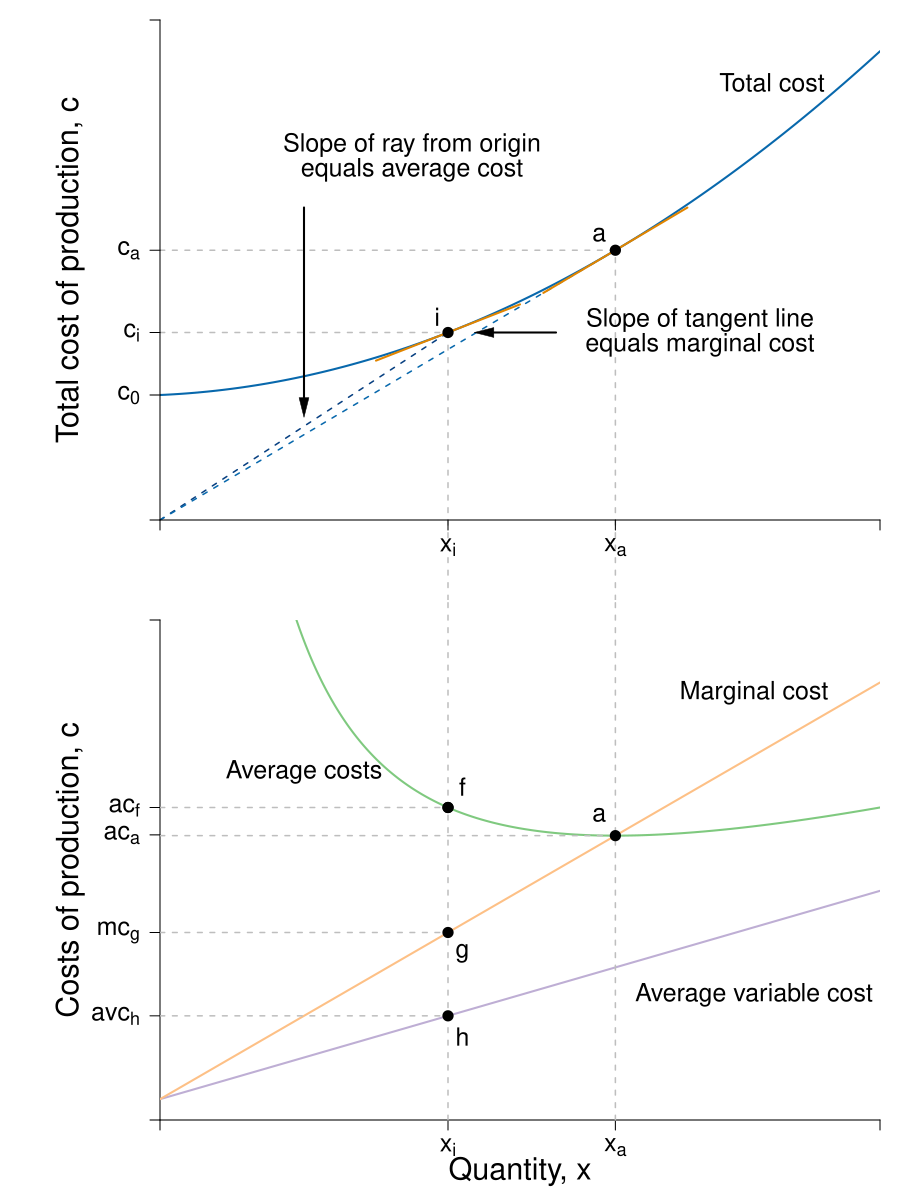

Here is the R script that generated this plot:
#Graph Designer: Scott Cohn
#Authors: Bowles and Halliday
#Title: Microeconomics: Competition, Conflict and Coordination

require(shape)
pdf(file = "firmmarketsupply/tc_ac_mc_stacked.pdf", width = 9, height = 12)

#Set parameters for graphics
axislabelsize <- 1.8
labelsize <- 1.5
namesize <- 1.8
annotatesize <- 1.5
graphlinewidth <- 2
segmentlinewidth <- 1.5

COL <- c("#7fc97f", "#beaed4", "#fdc086", "#ffff99", "#386cb0", "#f0027f", "#bf5b17", "#666666")
COLA <- c("#99d8c9","#66c2a4","#41ae76", "#238b45", "#005824")
COLB <- c("#4eb3d3", "#2b8cbe", "#0868ac","#084081")

#Edited the margins to cater for the larger LHS labels
par(mar =  c(4, 8, 1, 1), mfrow = c(2, 1))


totalcost <- function(x, c0 = 10, c1 = 2, c2 = 0.5){
  c0 + c1*x + c2*x^2
}

avgcost <- function(x, c0 = 10, c1 = 2, c2 = 0.5){
  totalcost/x
}

avgvarcost <- function(x,  c1 = 0.05, c2 = 0.05){
  (c1*x + c2*x^2)/x
}

marginalcost <- function(x, c1 = 2, c2 = 0.5){
  c1 + 2*c2*x
}

mcline <- function(x, constant = 0.3181472, slope = 0.125){
  constant + slope*x
}

isocost <- function(l, c = 10, w = 1, r = 1) {
  c - (w/r)*l
}


isoquant <- function(l, alpha = 0.5, x = 5) {
  (x / l^alpha)^(1/(1 - alpha))
}

# total cost --------------------------------------------------------------


xlims <- c(0, 10)
ylims <- c(0, 8)

npts <- 501 
x <- seq(xlims[1], xlims[2], length.out = npts)
y <- seq(ylims[1], ylims[2], length.out = npts) 
a <- c(13, 16.75, 19.25)

plot(0, 0, xlim = xlims, ylim = ylims, type = "n",
     xlab = expression(paste("")),
     ylab = expression(paste("")), 
     xaxt = "n", 
     yaxt = "n", 
     cex.lab = axislabelsize, 
     bty = "n",
     xaxs = "i", 
     yaxs = "i")

ticksy <- c(0, 2, totalcost(x = 4, c0 = 2, c1 = 0.05, c2 = 0.05), totalcost(x = 6.32456, c0 = 2, c1 = 0.05, c2 = 0.05), ylims[2])
ylabels <- c(NA, expression(paste(c[0])), expression(paste(c[i])), expression(paste(c[a])), NA)
ticksx <- c(0, 4, 6.32456, xlims[2])
xlabels <- c(NA, expression(paste(x[i])), expression(paste(x[a])), NA)

npts <- 500 
xx1 <- seq(xlims[1], xlims[2], length.out = npts)
xx3 <- seq(2.5, 5.5, length.out = npts)
xx4 <- seq(4.82456, 7.82456, length.out = npts)


lines(xx1, totalcost(xx1, c0 = 2, c1 = 0.05, c2 = 0.05), col = COLB[3], lwd = graphlinewidth)
lines(xx3, mcline(xx3, constant = totalcost(x = 4, c0 = 2, c1 = 0.05, c2 = 0.05) - 4*marginalcost(x = 4, c1 = 0.05, c2 = 0.05), slope = marginalcost(x = 4, c1 = 0.05, c2 = 0.05)), 
      col = "grey22", lty = 2, lwd = graphlinewidth)
lines(xx4, mcline(xx4, constant = totalcost(x = 6.32456, c0 = 2, c1 = 0.05, c2 = 0.05) - 6.32456*marginalcost(x = 6.32456, c1 = 0.05, c2 = 0.05), slope = marginalcost(x = 6.32456, c1 = 0.05, c2 = 0.05)), 
      col = "grey22", lty = 2, lwd = graphlinewidth)


#Label the axes
#mtext(expression(paste("Quantity of output, ", x)), side = 1, line = 2.5, cex = axislabelsize)
text(-1.25, 0.5*ylims[2], expression(paste("Total cost of production, ", c)), xpd = TRUE, cex = axislabelsize, srt = 90) 

#Draw segments for average cost
segments(0, totalcost(x = 4, c0 = 2, c1 = 0.05, c2 = 0.05), 4, totalcost(x = 4, c0 = 2, c1 = 0.05, c2 = 0.05), lty = 2, col = "gray" , lwd = segmentlinewidth)
segments(4, -20, 4, totalcost(x = 4, c0 = 2, c1 = 0.05, c2 = 0.05), lty = 2, col = "gray" , lwd = segmentlinewidth, xpd = TRUE)

segments(0, totalcost(x = 6.32456, c0 = 2, c1 = 0.05, c2 = 0.05), 6.32456, totalcost(x = 6.32456, c0 = 2, c1 = 0.05, c2 = 0.05), lty = 2, col = "gray" , lwd = segmentlinewidth)
segments(6.32456, -20, 6.32456, totalcost(x = 6.32456, c0 = 2, c1 = 0.05, c2 = 0.05), lty = 2, col = "gray" , lwd = segmentlinewidth, xpd = TRUE)

segments(0, 0, 4, totalcost(x = 4, c0 = 2, c1 = 0.05, c2 = 0.05), lty = 2, col = COLB[4] , lwd = segmentlinewidth)
segments(0, 0, 6.32456, totalcost(x = 6.32456, c0 = 2, c1 = 0.05, c2 = 0.05), lty = 2, col = COLB[3] , lwd = segmentlinewidth)

points(4, totalcost(x = 4, c0 = 2, c1 = 0.05, c2 = 0.05), pch = 16, col = "black", cex = 1.5)
text(3.85, totalcost(x = 4, c0 = 2, c1 = 0.05, c2 = 0.05) + 0.25, expression("i"), cex = annotatesize)

points(6.32456, totalcost(x = 6.32456, c0 = 2, c1 = 0.05, c2 = 0.05), pch = 16, col = "black", cex = 1.5)
text(6.1, totalcost(x = 6.32456, c0 = 2, c1 = 0.05, c2 = 0.05) + 0.25, expression("a"), cex = annotatesize)

#Marginal Cost
text(7.5, totalcost(x = 4, c0 = 2, c1 = 0.05, c2 = 0.05) + 0.2, expression(paste("Slope of tangent line")), cex = annotatesize)
text(7.5, totalcost(x = 4, c0 = 2, c1 = 0.05, c2 = 0.05) - 0.2, expression(paste("equals marginal cost")), cex = annotatesize)
Arrows(5.5, totalcost(x = 4, c0 = 2, c1 = 0.05, c2 = 0.05), 4.5, totalcost(x = 4, c0 = 2, c1 = 0.05, c2 = 0.05) , col = "black", lty = 1, lwd = 2, arr.type = "triangle", arr.lwd = 0.5)

#Label the cost curve
text(8.5, 7, expression("Total cost"), cex = annotatesize)
#text(11.5, 13.5, expression(paste(tc(x) == c[0] + c[1]*x + c[2]*x^2)), cex = annotatesize)

#Average Cost
text(3.5, 6.0, expression(paste("Slope of ray from origin")), cex = annotatesize)
text(3.5, 5.6, expression(paste("equals average cost")), cex = annotatesize)
Arrows(2, 5, 2, 1.8, col = "black", lty = 1, lwd = 2, arr.type = "triangle", arr.lwd = 0.5)


axis(1, at = ticksx, pos = 0, labels = xlabels, cex.axis = labelsize)
axis(2, at = ticksy, pos = 0, labels = ylabels, las = 1, cex.axis = labelsize)

# ac & mc -----------------------------------------------------------------

avgcost <- function(x,  c0 = 2, c1 = 0.05, c2 = 0.05){
  (c0 + c1*x + c2*x^2)/x
}

avgvarcost <- function(x,  c1 = 0.05, c2 = 0.05){
  (c1*x + c2*x^2)/x
}

marginalcost <- function(x, c1 = 0.05, c2 = 0.05){
  c1 + 2*c2*x
}

mcline <- Mpline <- function(x, constant = 0.3181472, slope = 0.125){
  constant + slope*x
}

xlims <- c(0, 10)
ylims <- c(0, 1.2)

npts <- 501 
x <- seq(xlims[1], xlims[2], length.out = npts)
y <- seq(ylims[1], ylims[2], length.out = npts) 
a <- c(13, 16.75, 19.25)

plot(0, 0, xlim = xlims, ylim = ylims, type = "n",
     xlab = expression(paste("")),
     ylab = expression(paste("")), 
     xaxt = "n", 
     yaxt = "n", 
     cex.lab = axislabelsize, 
     bty = "n",
     xaxs = "i", 
     yaxs = "i")


ticksy <- c(0, avgvarcost(x = 4), marginalcost(x = 4), avgcost(6.82456), avgcost(x = 4), ylims[2])
ylabels <- c(NA, expression(paste(avc[h])), expression(paste(mc[g])), expression(paste(ac[a])), expression(paste(ac[f])), NA)
ticksx <- c(0, 4, 6.32456, xlims[2])
xlabels <- c(NA, expression(paste(x[i])), expression(paste(x[a])), NA)


axis(1, at = ticksx, pos = 0, labels = xlabels, cex.axis = labelsize)
axis(2, at = ticksy, pos = 0, labels = ylabels, las = 1, cex.axis = labelsize)

npts <- 500 
xx1 <- seq(xlims[1], xlims[2], length.out = npts)
xx3 <- seq(4, 8, length.out = npts)

lines(xx1, avgcost(xx1, c0 = 2, c1 = 0.05, c2 = 0.05), col = COL[1], lwd = graphlinewidth)
lines(xx1, avgvarcost(xx1, c1 = 0.05, c2 = 0.05), col = COL[2], lwd = graphlinewidth)
lines(xx1, marginalcost(xx1, c1 = 0.05, c2 = 0.05), col = COL[3], lwd = graphlinewidth)

#Label the axes
mtext(expression(paste("Quantity, ", x)), side = 1, line = 2.5, cex = axislabelsize)
text(-1.25, 0.5*ylims[2], expression(paste("Costs of production, ", c)), xpd = TRUE, cex = axislabelsize, srt = 90) 


#Draw segments for average cost
segments(0, avgcost(x = 4, c0 = 2, c1 = 0.05, c2 = 0.05), 4, avgcost(x = 4, c0 = 2, c1 = 0.05, c2 = 0.05), lty = 2, col = "gray" , lwd = segmentlinewidth)
segments(4, 0, 4, avgcost(x = 4) + 10, lty = 2, col = "gray" , lwd = segmentlinewidth, xpd = TRUE)
segments(0, marginalcost(x = 4), 4, marginalcost(x = 4), lty = 2, col = "gray" , lwd = segmentlinewidth)
segments(0, avgvarcost(x = 4), 4, avgvarcost(x = 4), lty = 2, col = "gray" , lwd = segmentlinewidth)
points(4, avgcost(x = 4, c0 = 2, c1 = 0.05, c2 = 0.05), pch = 16, col = "black", cex = 1.5)

text(4.2, avgcost(x = 4) + 0.05, expression(paste("f")), cex = labelsize)
points(4, avgcost(x = 4), pch = 16, col = "black", cex = 1.5)

text(4.2, marginalcost(x = 4) - 0.05, expression(paste("g")), cex = labelsize)
points(4, marginalcost(x = 4), pch = 16, col = "black", cex = 1.5)

text(4.2, avgvarcost(x = 4) - 0.05, expression(paste("h")), cex = labelsize)
points(4, avgvarcost(x = 4), pch = 16, col = "black", cex = 1.5)

#Label the cost curve
text(12.7, 12, expression("Total cost"), cex = labelsize)
#text(12.5, 13.5, expression(paste(tc(x) == c[0] + c[1]*x + c[2]*x^2)), cex = annotatesize)

#Average Cost
text(2, avgcost(x = 3.2), expression(paste("Average costs")), cex = labelsize)
#text(3.75, avgcost(x = 3.2) + 0.67, expression(paste(ac(x) == frac(c[0],x) + c[1] + c[2]*x)), cex = annotatesize)

#Average cost minimum
segments(0, avgcost(x = 6.32456), 6.32456, avgcost(x = 6.32456), lty = 2, col = "gray" , lwd = segmentlinewidth)
segments(6.32456, 0, 6.32456, 2, lty = 2, col = "gray" , lwd = segmentlinewidth, xpd = TRUE)
text(6.1, avgcost(x = 6.32456) + 0.05, expression(paste("a")), cex = annotatesize)
points(6.32456, avgcost(x = 6.32456), pch = 16, col = "black", cex = 1.5)


#Marginal Cost
text(8.25, marginalcost(x = 8.25) + 0.15, expression(paste("Marginal cost")), cex = annotatesize)
#text(11, marginalcost(x = 12) + 0.2, expression(paste(mc(x) == c[1] + 2*c[2]*x)), cex = annotatesize)

#Average Variable Cost
text(8.25, avgvarcost(x = 8) - 0.15, expression(paste("Average variable cost")), cex = annotatesize)
#text(12, avgvarcost(x = 12) - 0.325, expression(paste(avc(x) == c[1] + c[2]*x)), cex = annotatesize)


dev.off()
